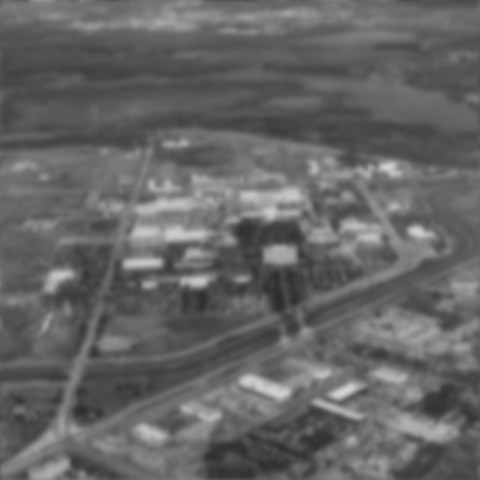
%> input picture Lab4/Q4_2.tif, 480 x 480 px
$ octave Q42_11510714.m   (GNU Octave 9; MATLAB toolbox functions it lacks are replaced by stand-ins)
%> lines starting %> are read from the running program, lines starting %| are printed output that depends on the picture
% Q42_11510714
I=imread('Q4_2.tif');
%> I is the input picture: size 480x480 uint8; min 44, max 211, mean 101.2
InputImage=double(I);
[M,N]=size(InputImage);
%> M = 480; N = 480
%fp=padarray(InputImage,[M/2,N/2]); % padded image
cent=ones(M,N);
for i=1:M
    for j=1:N
        if rem(i+j,2)==1
            cent(i,j)=-1;
        end
    end
end
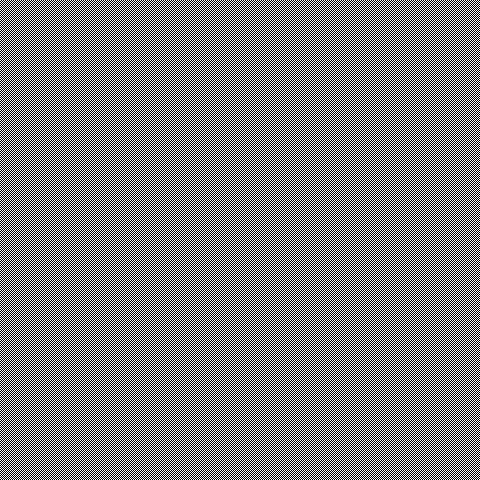
%> cent: size 480x480 double; values -1 (black) and 1 (white), 50% white in thin lines or dots
G=fft2(InputImage.*cent);


%% full inverse filter
k=0.0025;
H=zeros(M,N);
for u=1:M
    for v=1:N
        H(u,v)=exp(-k*((u-M/2)^2+(v-N/2)^2)^(5/6));
    end
end
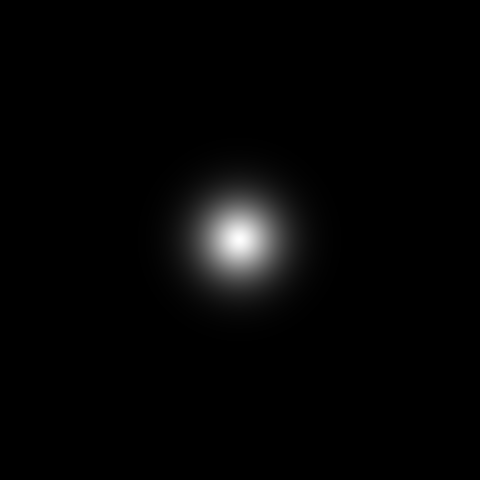
%> H: size 480x480 double; min 1.17e-18, max 1, mean 0.0199

F1=G./H;
opt=real(ifft2(F1));
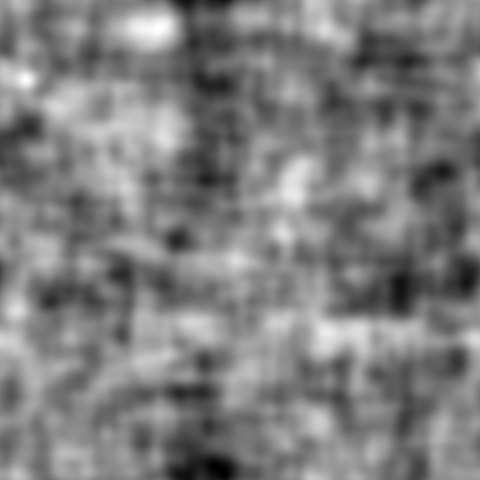
%> opt: size 480x480 double; min -1.26e+16, max 1.16e+16, mean -5.5e+14; drawn with min black and max white
OutputImage=rescale(opt,0,255);

figure
subplot 321
imshow(I)
title('Orignal Image')
subplot 322
imshow(uint8(abs(G)))
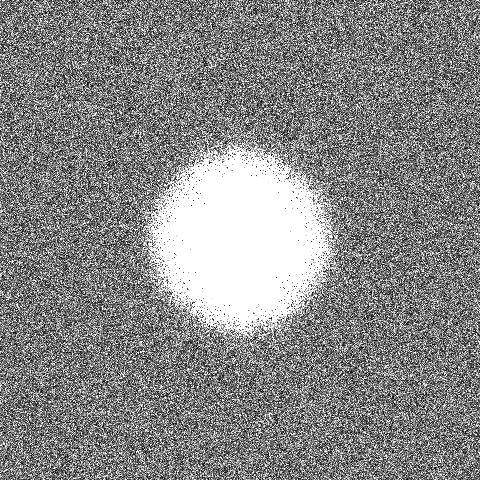
%> displayed picture: size 480x480, on the screen's scale of 0 to 255; min 0, max 255, mean 136
title('Frequency Domain')
subplot 323
histogram(I)
subplot 324
imshow(uint8(OutputImage))
title('Output Image of Full Inverse')

%% radially limited inverse
 uk=0;
 vk=0;
 D=zeros(M,N);
 Di=zeros(M,N);
 H_B=zeros(M,N);
 n=10;
 D0=50;
 for i=1:M
     for j=1:N
         D(i,j)=sqrt((i-M/2-uk)^2+(j-N/2-vk)^2);
         Di(i,j)=sqrt((i-M/2+uk)^2+(j-N/2+vk)^2);
         H_B(i,j)=(1/(1+(D0/D(i,j)).^(2*n)))*(1/(1+(D0/Di(i,j)).^(2*n)));
     end
 end
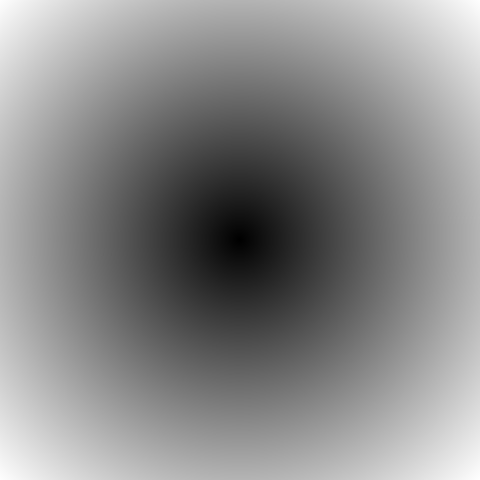
%> D: size 480x480 double; min 0, max 339.4, mean 183.6; drawn with min black and max white
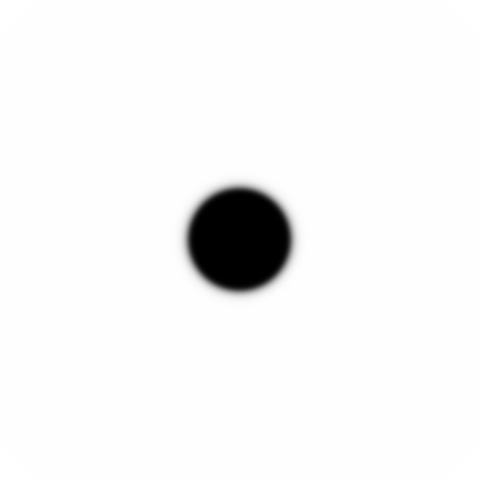
%> H_B: size 480x480 double; min 0, max 1, mean 0.962
 H_Lp=1-H_B;
 F2=F1.*H_Lp;
 H_Lp=rescale(H_Lp,0,255);
opt2=real(ifft2(F2).*cent);
OutputImage2=rescale(opt2,0,255);

subplot 325
imshow(uint8(OutputImage2))
title('After Butterworth Lowpass Filter')

%% Wiener filtering
K=0.0004;
Fabs=conj(H).*H;
F3=(1./H).*(Fabs./(Fabs+K)).*G;
% [6 lines of commented-out code are left out]
opt3=real(ifft2(F3).*cent);
OutputImage3=rescale(opt3,0,255);

subplot 326
imshow(uint8(OutputImage3))
title('Wiener filtering')
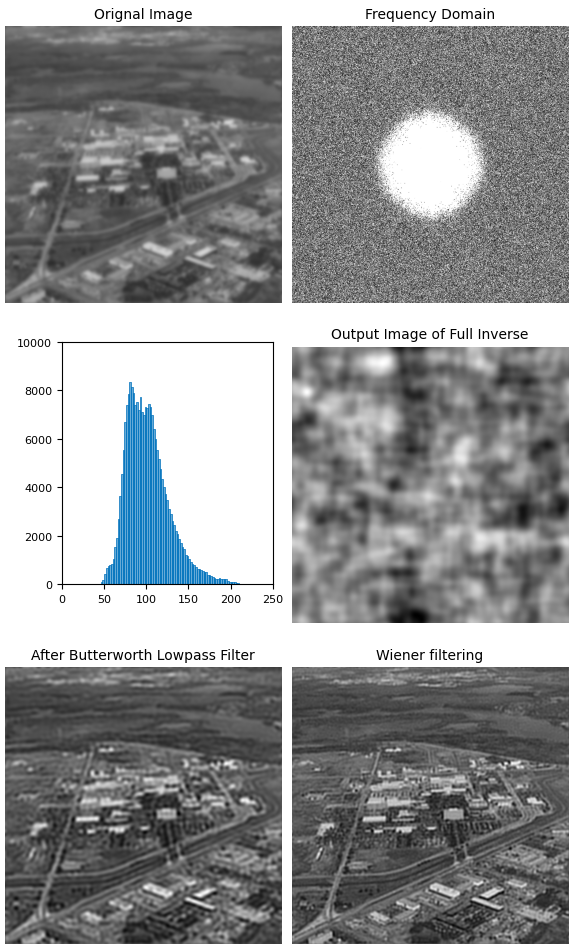
%> figure redrawn from the program's plot data, 6 panels

$ run again, with Lab4/Q4_1_3.tiff saved as Lab4/Q4_2.tif
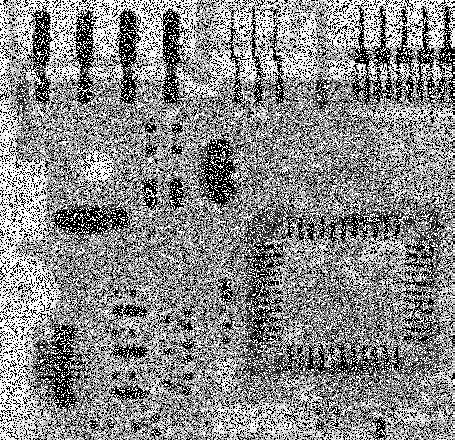
%> input picture Lab4/Q4_1_3.tiff, 455 x 440 px
%> I is the input picture: size 440x455 uint8; min 0, max 255, mean 138.1
%> after the loop `for i=1:M`:
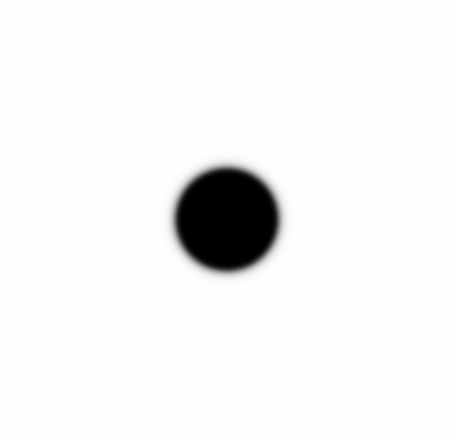
%> H_B: size 440x455 double; min 1e-80, max 1, mean 0.956
%> `opt3=real(ifft2(F3).*cent);`:
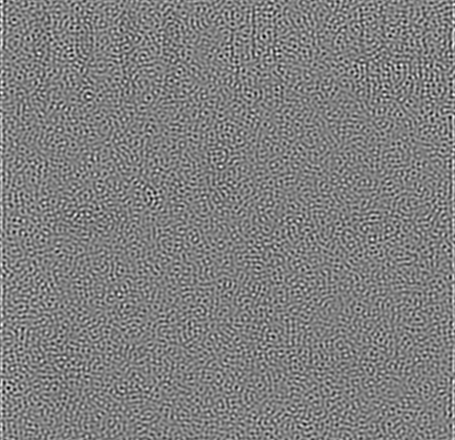
%> opt3: size 440x455 double; min -2993.8, max 3269.9, mean 145.7; drawn with min black and max white
